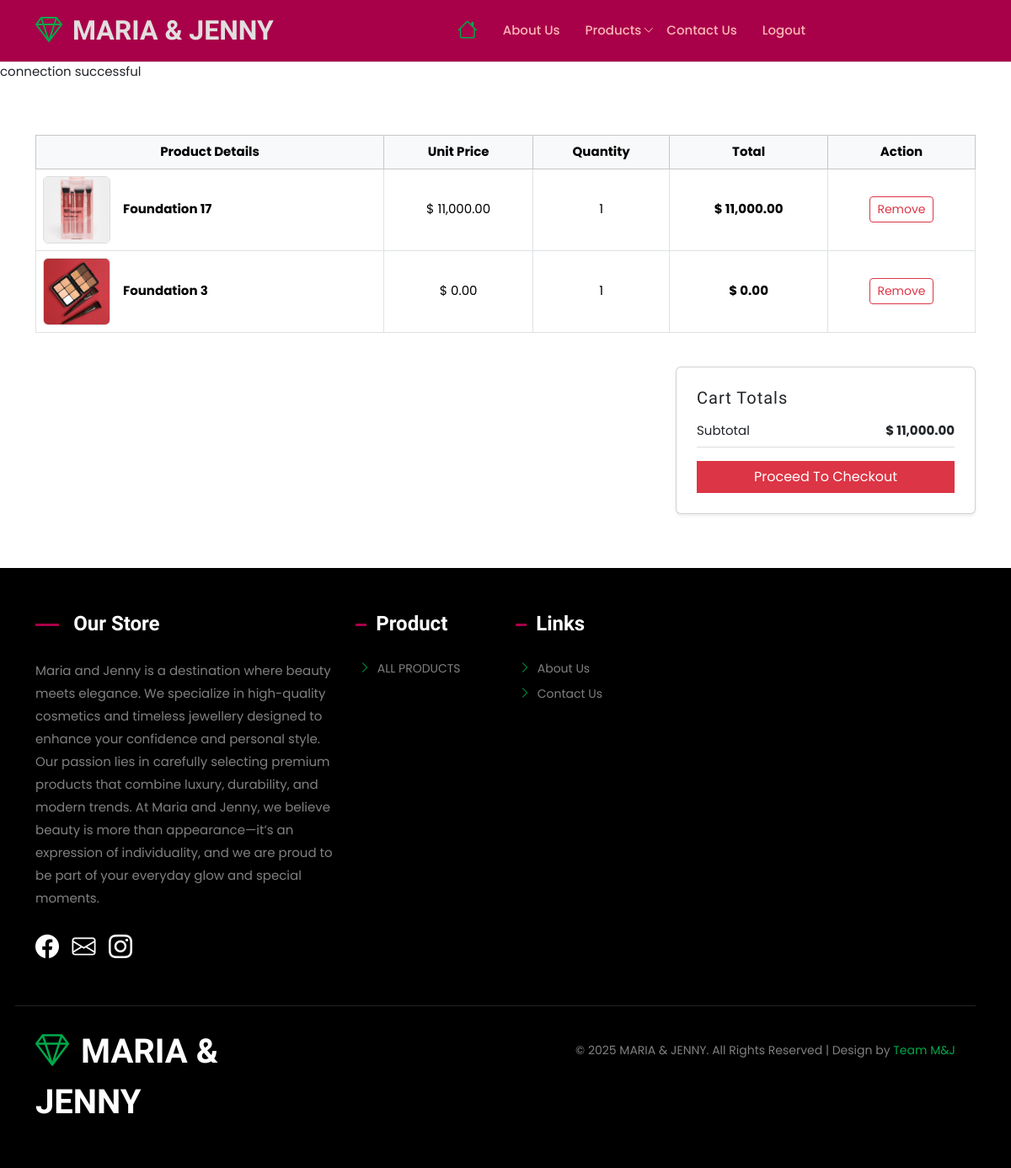
/cart.php (signed in), run on the app's committed database.
### tables this page shows
CREATE TABLE `add_to_cart` (
  `cart_id` int(11) NOT NULL,
  `user_id` int(11) DEFAULT NULL,
  `pro_id` int(11) DEFAULT NULL,
  `pro_qty` int(11) DEFAULT NULL,
  `pro_price` int(11) DEFAULT NULL
);

CREATE TABLE `product` (
  `product_id` int(11) NOT NULL,
  `product_name` varchar(255) NOT NULL,
  `product_price` int(11) NOT NULL,
  `product_description` varchar(255) NOT NULL,
  `product_quality` varchar(255) NOT NULL,
  `product_quantity` varchar(255) NOT NULL,
  `subcategory_id` int(11) NOT NULL,
  `product_image` text NOT NULL
);

### cart.php (the view, shortened to what this page needs)
<?php
include_once 'header.php';
include_once 'connection.php';
?>
<section id="cart" class="py-5">
  <form class="bg0 p-t-75 p-b-85" action="code.php" method="post">
    <div class="container-xl my-3">
        <div class="row cart_1">
            <div class="col-md-12">
                <div class="table-responsive">
                    <table class="table table-bordered align-middle text-center">
                        <thead class="table-light">
                            <tr>
                                <th scope="col">Product Details</th> <th scope="col">Unit Price</th>
                                <th scope="col">Quantity</th>
                                <th scope="col">Total</th>
                                <th scope="col">Action</th> </tr>
                        </thead>
                        <tbody>
<?php
if(isset($_SESSION['userId'])){
    $shoppingcart = mysqli_query($connection, "SELECT product.*, add_to_cart.* FROM product
        INNER JOIN add_to_cart ON add_to_cart.pro_id = product.product_id
        WHERE add_to_cart.user_id = '".$_SESSION['userId']."'");
    while($datashop = mysqli_fetch_assoc($shoppingcart)){
        $total = $datashop['pro_price'] * $datashop['pro_qty'];
?>
    <tr>
        <td class="text-start">
            <div class="d-flex align-items-center">
                <img src="image/<?php echo $datashop['product_image']; ?>" alt="" style="width: 80px; height: 80px; object-fit: cover; margin-right: 15px;" class="rounded border">
                <span class="fw-bold"><?php echo $datashop['product_name']; ?></span>
            </div>
        </td>
        <td>$ <?php echo number_format($datashop['pro_price'], 2); ?></td>
        <td><?php echo $datashop['pro_qty']; ?></td>
        <td class="fw-bold">$ <?php echo number_format($total, 2); ?></td>
        <td>
            <button type="submit" name="remove_item" value="<?php echo $datashop['pro_id']; ?>" class="btn btn-sm btn-outline-danger">Remove</button>
        </td>
    </tr>
<?php
    }
}
?>
                        </tbody>
                    </table>
                </div>
            </div>
        </div>
        <div class="row cart_2 mt-4 justify-content-end">
            <div class="col-md-4">
                <div class="card p-4 shadow-sm">
                    <h3 class="h5 mb-3">Cart Totals</h3>
                    <div class="d-flex justify-content-between mb-3 border-bottom pb-2">
                        <span>Subtotal</span>
                        <span class="fw-bold">$ <?php echo number_format($_SESSION['grandtotal'] ?? 0, 2); ?></span>
                    </div>
                    <a href="checkout.php" class="btn btn-danger w-100 rounded-0">Proceed To Checkout</a>
                </div>
            </div>
        </div>
    </div>
  </form>
</section>
<?php
include_once 'footer.php'
?>

### css/global.css (style rules this page uses)
:root { --border_dark:#2f365c; --black_transparent: #245240ab; --black_transparent_dark:#245240e6; --black_transparent_light:#2452408c; --primary:#feb6b6; --bg_primary_light:#e2dede; --border_light_primary:#ddd; --secondry:#00a849; --col_red:#a80049; }
body { font-family: "Poppins", serif; font-size:15px; }
h1, h2, h3, h4, h5, h6 { font-optical-sizing: auto; font-style: normal; color:var(--primary); font-family: "Gilda Display", serif; letter-spacing:1px; font-weight:bold; }
a { text-decoration:none; color:var(--col_red); }
.border, .border-start, .border-end, .border-top, .border-bottom { border-color: var(--border_light_primary) !important; }
::placeholder { opacity: 1; }
@media (min-width:992px) and (max-width:1200px) { section { overflow:hidden; } }

### data on the page
add_to_cart: pro.product_image (picture), pro.product_name "Foundation 17", pro_price "11,000.00", pro_qty "1", total "11,000.00"
add_to_cart: pro.product_image (picture), pro.product_name "Foundation 3", pro_price "0.00", pro_qty "1", total "0.00"

### other printed values
$_SESSION['grandtotal'] "11,000.00"
